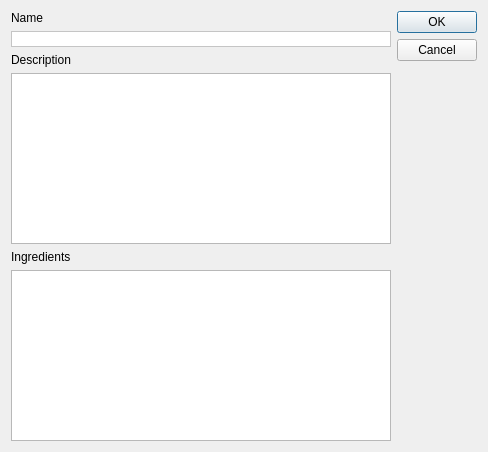
<?xml version="1.0" encoding="UTF-8"?>
<ui version="4.0">
 <class>showFullRecipeDialog</class>
 <widget class="QDialog" name="showFullRecipeDialog">
  <property name="geometry">
   <rect>
    <x>0</x>
    <y>0</y>
    <width>488</width>
    <height>452</height>
   </rect>
  </property>
  <property name="windowTitle">
   <string>Dialog</string>
  </property>
  <layout class="QHBoxLayout" name="horizontalLayout_2">
   <item>
    <layout class="QHBoxLayout" name="horizontalLayout">
     <item>
      <layout class="QVBoxLayout" name="verticalLayout">
       <item>
        <widget class="QLabel" name="nameLabel">
         <property name="text">
          <string>Name</string>
         </property>
        </widget>
       </item>
       <item>
        <widget class="QLabel" name="Name">
         <property name="enabled">
          <bool>true</bool>
         </property>
         <property name="autoFillBackground">
          <bool>false</bool>
         </property>
         <property name="styleSheet">
          <string notr="true">background-color: rgb(255, 255, 255);
color: rgb(0, 0, 0);
</string>
         </property>
         <property name="frameShape">
          <enum>QFrame::StyledPanel</enum>
         </property>
         <property name="frameShadow">
          <enum>QFrame::Sunken</enum>
         </property>
         <property name="lineWidth">
          <number>0</number>
         </property>
         <property name="midLineWidth">
          <number>0</number>
         </property>
         <property name="text">
          <string/>
         </property>
         <property name="wordWrap">
          <bool>true</bool>
         </property>
         <property name="textInteractionFlags">
          <set>Qt::LinksAccessibleByMouse|Qt::TextSelectableByMouse</set>
         </property>
        </widget>
       </item>
       <item>
        <widget class="QLabel" name="descriptionLabel">
         <property name="text">
          <string>Description</string>
         </property>
        </widget>
       </item>
       <item>
        <widget class="QTextEdit" name="Description">
         <property name="readOnly">
          <bool>true</bool>
         </property>
        </widget>
       </item>
       <item>
        <widget class="QLabel" name="ingredientsLabel">
         <property name="text">
          <string>Ingredients</string>
         </property>
        </widget>
       </item>
       <item>
        <widget class="QTableView" name="ingredientsTableView">
         <property name="editTriggers">
          <set>QAbstractItemView::NoEditTriggers</set>
         </property>
         <property name="selectionMode">
          <enum>QAbstractItemView::SingleSelection</enum>
         </property>
         <property name="selectionBehavior">
          <enum>QAbstractItemView::SelectRows</enum>
         </property>
         <property name="cornerButtonEnabled">
          <bool>false</bool>
         </property>
        </widget>
       </item>
      </layout>
     </item>
     <item>
      <widget class="QDialogButtonBox" name="buttonBox">
       <property name="orientation">
        <enum>Qt::Vertical</enum>
       </property>
       <property name="standardButtons">
        <set>QDialogButtonBox::Cancel|QDialogButtonBox::Ok</set>
       </property>
      </widget>
     </item>
    </layout>
   </item>
  </layout>
 </widget>
 <resources/>
 <connections>
  <connection>
   <sender>buttonBox</sender>
   <signal>accepted()</signal>
   <receiver>showFullRecipeDialog</receiver>
   <slot>accept()</slot>
   <hints>
    <hint type="sourcelabel">
     <x>248</x>
     <y>254</y>
    </hint>
    <hint type="destinationlabel">
     <x>157</x>
     <y>274</y>
    </hint>
   </hints>
  </connection>
  <connection>
   <sender>buttonBox</sender>
   <signal>rejected()</signal>
   <receiver>showFullRecipeDialog</receiver>
   <slot>reject()</slot>
   <hints>
    <hint type="sourcelabel">
     <x>316</x>
     <y>260</y>
    </hint>
    <hint type="destinationlabel">
     <x>286</x>
     <y>274</y>
    </hint>
   </hints>
  </connection>
 </connections>
</ui>
